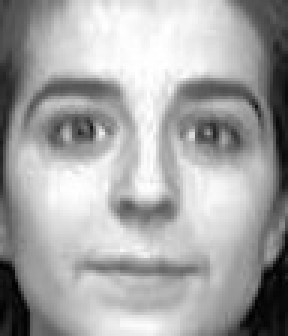
#> input picture Database/ATT Database/ATTDAtabaseCropped/s10_10.jpg, 96 x 112 px, found by its file name (shown 3 times larger); its folder holds 4 pictures in this run
$ python EqualizacaoHistograma.py
#> lines starting #> are read from the running program, lines starting #| are printed output that depends on the picture
import cv2 as cv
import os

pathIn = '../Database/ATT Database/ATTDatabaseCropped/'
pathOut = '../Database/ATT Database/ATTDatabaseEqualised/'
files = os.listdir(pathIn)
i = 1
for filename in files:

        print(filename)
        img = cv.imread(pathIn + filename, 0)
#> img is the input picture: shape (112, 96); min 0, max 255, mean 165.8
        imgEqualised = cv.equalizeHist(img)
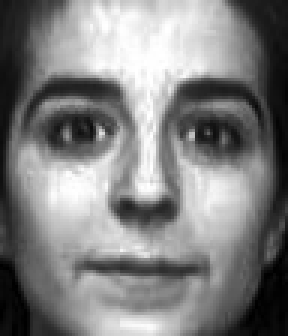
#> imgEqualised: shape (112, 96) (shown 3 times larger); min 0, max 255, mean 128.2
        cv.imwrite(pathOut + filename, imgEqualised)
#> pass 2 of the loop `for filename in files:`:
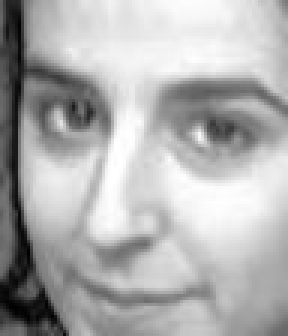
#> input picture Database/ATT Database/ATTDAtabaseCropped/s10_9.jpg, 96 x 112 px, found by its file name (shown 3 times larger)
#> img is the input picture: shape (112, 96); min 1, max 255, mean 175.9
#> `imgEqualised = cv.equalizeHist(img)`:
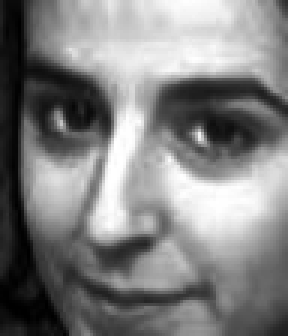
#> imgEqualised: shape (112, 96) (shown 3 times larger); min 0, max 255, mean 128.2
#> pass 3 of the loop `for filename in files:`:
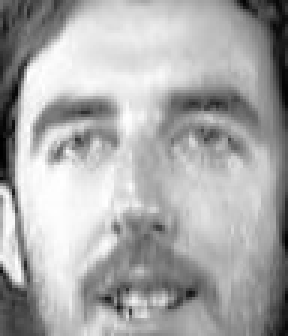
#> input picture Database/ATT Database/ATTDAtabaseCropped/s11_3.jpg, 96 x 112 px, found by its file name (shown 3 times larger)
#> img is the input picture: shape (112, 96); min 0, max 255, mean 169.7
#> `imgEqualised = cv.equalizeHist(img)`:
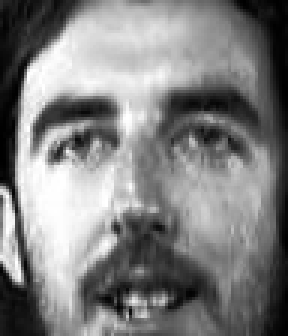
#> imgEqualised: shape (112, 96) (shown 3 times larger); min 0, max 255, mean 128.2
#> the loop made 4 passes; the first 3 are shown
